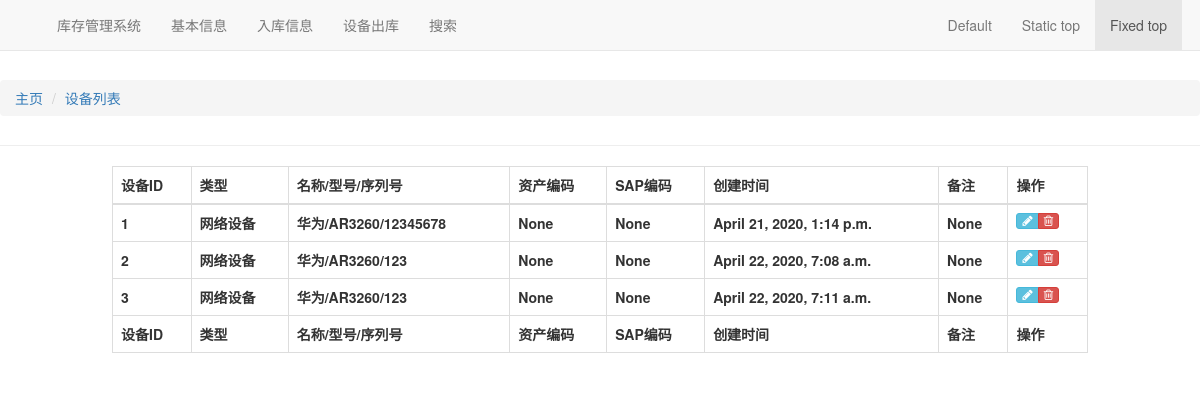
/asset/devices, run on the app's committed database.
### asset/models.py (models this page shows, shortened)
class Device(CommonInfo):
    status_choice = (
        (1, '在库中'),
        (2, '已出库'),
    )
    good_choice = (
        (1, '故障'),
        (5, '良好'),
    )
    brand = models.ForeignKey(Wordbook,
                              blank=True,
                              on_delete=models.SET_NULL,
                              related_name='device_brands',
                              null=True,
                              verbose_name="名称")
    model = models.ForeignKey(Wordbook,
                              blank=True,
                              on_delete=models.SET_NULL,
                              related_name='device_models',
                              null=True,
                              verbose_name="型号")
    sn = models.CharField(max_length=100, verbose_name="设备编码", db_index=True)
    classification = models.ForeignKey(Wordbook,
                                       blank=True,
                                       on_delete=models.SET_NULL,
                                       related_name='device_classifications',
                                       null=True,
                                       verbose_name="类型")
    good = models.IntegerField(default=5,
                               choices=good_choice,
                               verbose_name="设备状态")
    value = models.DecimalField(default=0,
                                max_digits=10,
                                decimal_places=2,
                                verbose_name="价格")
    asset = models.CharField(max_length=100,
                             blank=True,
                             null=True,
                             verbose_name="资产编码")
    sap = models.CharField(max_length=100,
                           blank=True,
                           null=True,
                           verbose_name="SAP")
    status = models.IntegerField(default=1,
                                 choices=status_choice,
                                 verbose_name="状态")
    warehouse = models.ForeignKey(Warehouse,
                                  on_delete=models.SET_NULL,
                                  blank=True,
                                  null=True,
                                  verbose_name="所在库房")
    location = models.CharField(max_length=50,
                                blank=True,
                                null=True,
                                verbose_name="位置")
    def get_device_display(self):
        return u'{0}/{1}/{2}'.format(self.brand.name, self.model.name, self.sn)
    class Meta:
        verbose_name = '设备表'
        verbose_name_plural = '设备表'

### basic/models.py (models this page shows, shortened)
class CommonInfo(models.Model):
    check_choice = (
        (True, u'已审核'),
        (False, u'未审核'),
    )
    attach = models.FileField(upload_to='attachment/%Y/%m/%d',
                              verbose_name='附件',
                              blank=True,
                              null=True)
    check = models.BooleanField(default=False,
                                choices=check_choice,
                                verbose_name=u"是否审核")
    create_date = models.DateTimeField(blank=True,
                                       null=True,
                                       auto_now_add=True,
                                       verbose_name=u"创建时间")
    modify_date = models.DateTimeField(blank=True,
                                       null=True,
                                       auto_now=True,
                                       verbose_name=u"修改时间")
    description = models.CharField(max_length=100,
                                   blank=True,
                                   null=True,
                                   verbose_name=u"备注")
    class Meta:
        app_label = 'stock'
        abstract = True
        ordering = ['-modify_date']

class Wordbook(CommonInfo):
    name = models.CharField(max_length=30,
                            unique=True,
                            verbose_name=u"名称",
                            db_index=True)
    class Meta:
        verbose_name = u'字典表'
        verbose_name_plural = u'字典表'

### asset/views.py (the view)
# urls.py: path('devices', DeviceList.as_view(), name='devices'),
class DeviceList(ListView):
    model = Device

### templates/asset/device_list.html (shortened to what this page needs)
{% extends 'base.html' %}
{% block breadcrumb %}
<li id="orbit"><a href="{%url 'asset:devices' %}">设备列表</a></li>
{% endblock %}
{% block maincontent %}
<div id="data" class="col-md-10 col-md-offset-1">
    <table id='dataTable' class='table table-bordered table-hover' cellspacing='0' width='100%'>
        <thead>
            <tr>
                <th>设备ID</th>
                <th>类型</th>
                <th>名称/型号/序列号</th>
                <th>资产编码</th>
                <th>SAP编码</th>
                <th>创建时间</th>
                <th>备注</th>
                <th>操作</th>
            </tr>
        </thead>
        {% if object_list %}
        {% for d in object_list %}
        <tr>
            <th>{{ d.id }}</th>
            <th>{{ d.classification.name }}</th>
            <th>{{ d.get_device_display }}</th>
            <th>{{d.asset}}</th>
            <th>{{d.sap}}</th>
            <th>{{ d.modify_date }}</th>
            <th>{{ d.description }}</th>
            <th>
                <div class="hidden-sm hidden-xs btn-group">
                    <a class="btn btn-xs btn-info" href="{% url 'asset:edit_device' d.id %}">
                        <i class="ace-icon fa fa-pencil bigger-120"></i>
                    </a>
                    <a class="btn btn-xs btn-danger" href="{% url 'asset:delete_device' d.id %}">
                        <i class="ace-icon fa fa-trash-o bigger-120"></i>
                    </a>
                </div>
            </th>
        </tr>
        {% endfor %}
        {% else %}
        <tr>
            <th><strong>There are no devices present.</strong></th>
        </tr>
        {% endif %}
        <tfoot>
            <tr>
                <th>设备ID</th>
                <th>类型</th>
                <th>名称/型号/序列号</th>
                <th>资产编码</th>
                <th>SAP编码</th>
                <th>创建时间</th>
                <th>备注</th>
                <th>操作</th>
            </tr>
        </tfoot>
    </table>
</div>
{% endblock %}

### data on the page
Device: id "1", classification.name "网络设备", device "华为/AR3260/12345678", asset "None", sap "None", modify_date "April 21, 2020, 1:14 p.m.", description "None"
Device: id "2", classification.name "网络设备", device "华为/AR3260/123", asset "None", sap "None", modify_date "April 22, 2020, 7:08 a.m.", description "None"
Device: id "3", classification.name "网络设备", device "华为/AR3260/123", asset "None", sap "None", modify_date "April 22, 2020, 7:11 a.m.", description "None"
